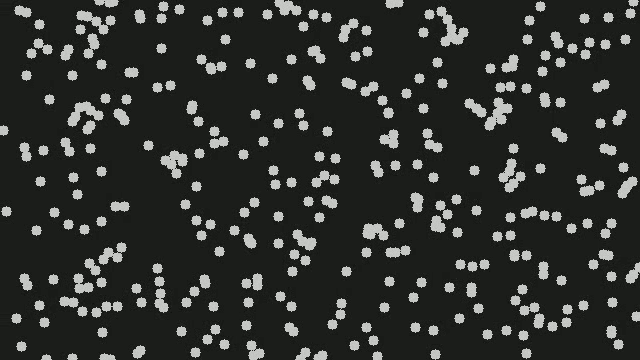
#> input picture frame 6 of test_laminar.mp4, 640 x 360 px, given in place of out.png, which was not available
$ python flow.py out.png
#> lines starting #> are read from the running program, lines starting #| are printed output that depends on the picture; after the words box and inside, x2 and y2 are one past the last pixel; in counts of white or black regions, pixels touching at a corner belong together; pictures that were not available may be replaced by others from this repository, and a replacement may not be noted
"""Crowd-motion physics from dense optical flow. Owner: Tanvi.

This is our own detector — no API call, no model download, runs locally on
every chunk for free.

Grounded in Helbing, Johansson & Zein Al-Abideen, "The Dynamics of Crowd
Disasters: An Empirical Study", Phys. Rev. E 75, 046109 (2007). Their video
analysis of the 2006 Jamarat Bridge disaster found crowds pass through three
phases before a crush:

    LAMINAR      everyone moving smoothly in roughly one direction
    STOP_AND_GO  movement pulses through the crowd in waves
    TURBULENT    chaotic multi-directional displacement — the precursor to
                 lethal compression

Deaths began roughly 10 minutes after turbulence onset. Density alone does
not predict a crush; a dense but calm crowd is safe. What we measure here is
the *character* of the motion, not how many people are present.

We never detect, identify or track individuals — this operates on the raw
motion field of the whole frame, which is also why it costs nothing and
carries no privacy burden.
"""

import time

import cv2
import numpy as np

# --- Tunables -------------------------------------------------------------
# IMPORTANT: these are STARTING VALUES, not calibrated ones. They were sanity-
# checked against synthetic motion, not real crowd footage. Tune them against
# your own labelled clips before trusting any of them, and say they're
# untuned if asked.

TARGET_WIDTH = 480       # downscale before flow; Farneback is O(pixels)
FRAME_STRIDE = 2         # compare every Nth frame — bigger stride, more motion
MIN_MOTION_MAG = 0.35    # px/frame below this is sensor noise, not movement

MOVING_MIN_MAG = 0.60    # below this mean magnitude the scene is ~static
MIN_OCCUPANCY = 0.15     # below this the scene isn't a moving crowd (see note)
COHERENCE_LAMINAR = 0.55 # resultant length above this = one dominant direction
COHERENCE_TURBULENT = 0.30  # below this = directions scattered -> turbulent
PULSE_CV_THRESHOLD = 0.45   # temporal speed variation that reads as stop-and-go

# Why MIN_OCCUPANCY exists — this is a real false-positive mode we hit in
# testing, worth knowing about. On a near-empty scene the only "motion" is
# sensor noise, and noise points in random directions, so coherence collapses
# and the scene looks textbook turbulent. A quiet camera would then alert
# continuously. Turbulence is a BULK phenomenon: it needs a substantial part
# of the frame actually in motion, not a scattering of noisy pixels. So we
# require both disorder and occupancy before calling turbulence.

# Farneback parameters — defaults from the OpenCV docs, adequate for crowds.
FARNEBACK = dict(
    pyr_scale=0.5, levels=3, winsize=15,
    iterations=3, poly_n=5, poly_sigma=1.2, flags=0,
)

PHASES = ("STATIC", "LAMINAR", "STOP_AND_GO", "TURBULENT")


def _iter_gray_frames(clip_path, target_width=TARGET_WIDTH, stride=FRAME_STRIDE):
    """Yield downscaled grayscale frames, every `stride`-th frame."""
    cap = cv2.VideoCapture(str(clip_path))
    if not cap.isOpened():
        raise ValueError(f"Could not open video: {clip_path}")

    idx = 0
    try:
        while True:
            ok, frame = cap.read()
            if not ok:
                break
            if idx % stride == 0:
                h, w = frame.shape[:2]
                if w > target_width:
                    scale = target_width / w
                    frame = cv2.resize(frame, (target_width, int(h * scale)))
                yield cv2.cvtColor(frame, cv2.COLOR_BGR2GRAY)
            idx += 1
    finally:
        cap.release()


def _pair_metrics(prev_gray, next_gray, compensate_camera_motion):
    """Metrics for one consecutive frame pair."""
    flow = cv2.calcOpticalFlowFarneback(prev_gray, next_gray, None, **FARNEBACK)

    if compensate_camera_motion:
        # A handheld phone pans and shakes, which shows up as the whole frame
        # drifting one way — indistinguishable from a crowd all walking one
        # way. Subtracting the median vector removes that global component.
        #
        # TRADE-OFF, and it matters: this also removes genuine uniform crowd
        # movement, so real laminar flow will read as weaker/noisier. Set this
        # False whenever the camera is actually mounted or on a tripod.
        flow = flow - np.median(flow.reshape(-1, 2), axis=0)

    dx, dy = flow[..., 0], flow[..., 1]
    magnitude = np.sqrt(dx * dx + dy * dy)

    moving = magnitude > MIN_MOTION_MAG
    occupancy = float(moving.mean())  # fraction of frame in motion

    if occupancy < 0.01:
        return {
            "mean_magnitude": float(magnitude.mean()),
            "coherence": 1.0,      # nothing moving -> no disorder to report
            "speed_dispersion": 0.0,
            "occupancy": occupancy,
        }

    mag_moving = magnitude[moving]

    # Directional coherence via the resultant-vector ratio:
    #     R = |sum(v)| / sum(|v|)      in [0, 1]
    # R near 1 -> every vector points the same way (laminar).
    # R near 0 -> directions cancel out (turbulent).
    # Using raw vectors rather than unit vectors weights fast movement more,
    # which is what we want: a few drifting pixels shouldn't outvote a surge.
    resultant = np.array([dx[moving].sum(), dy[moving].sum()])
    total_speed = float(mag_moving.sum())
    coherence = float(np.linalg.norm(resultant) / total_speed) if total_speed > 0 else 1.0

    # Spatial spread of speed. In turbulence some regions are pinned while
    # others are shoved — that shows up here as a high coefficient of variation.
    speed_dispersion = float(mag_moving.std() / (mag_moving.mean() + 1e-6))

    return {
        "mean_magnitude": float(mag_moving.mean()),
        "coherence": coherence,
        "speed_dispersion": speed_dispersion,
        "occupancy": occupancy,
    }


# [17 lines left out: function _classify, not called in this run]


def analyze_flow(clip_path, compensate_camera_motion=True):
    """Analyse one video chunk's motion field.

    Returns a dict of metrics plus a phase label. No network calls.
    """
#> called with clip_path = 'out.png', compensate_camera_motion = True
    frames = _iter_gray_frames(clip_path)
    prev = next(frames, None)
    if prev is None:
        raise ValueError(f"No frames decoded from {clip_path}")

    per_pair = []
    for frame in frames:
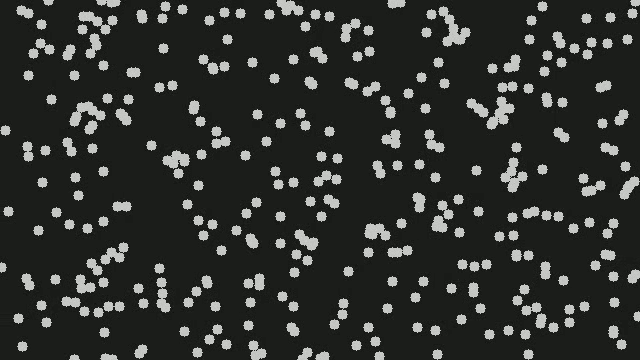
#> input picture frame 7 of test_laminar.mp4, 640 x 360 px, given in place of out.png, which was not available
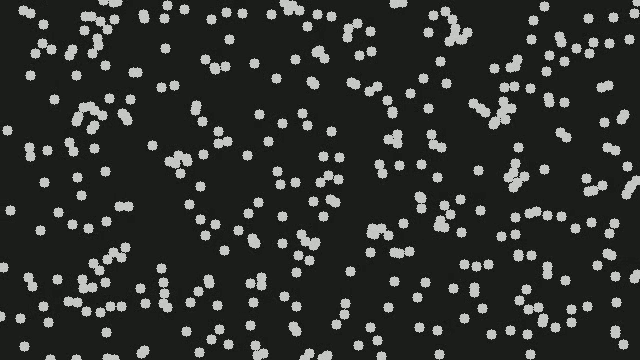
#> input picture frame 8 of test_laminar.mp4, 640 x 360 px, given in place of out.png, which was not available
        per_pair.append(_pair_metrics(prev, frame, compensate_camera_motion))
        prev = frame
#> this loop made 14 passes
#> pass 1, in _pair_metrics, `moving = magnitude > MIN_MOTION_MAG`:
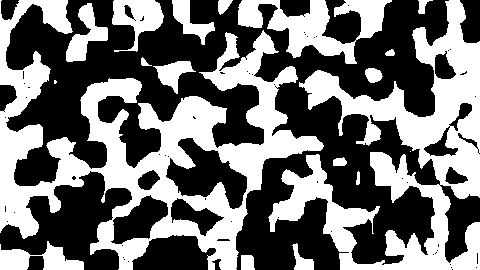
#> moving: shape (270, 480) bool; 44.2% white; 19 white regions (2 under 20 px), largest, box (x1, y1, x2, y2) and area: (0, 0, 324, 270) 27022, (268, 0, 480, 270) 19751, (238, 0, 392, 64) 4276
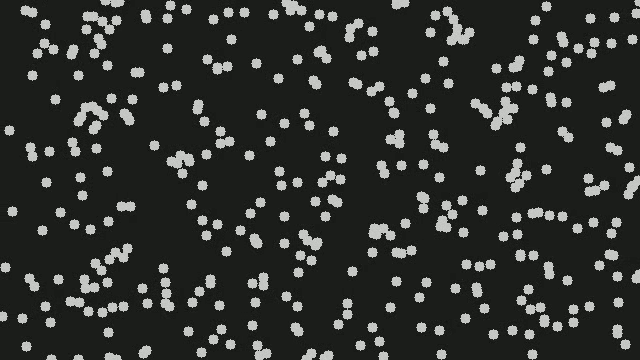
#> input picture frame 9 of test_laminar.mp4, 640 x 360 px, given in place of out.png, which was not available
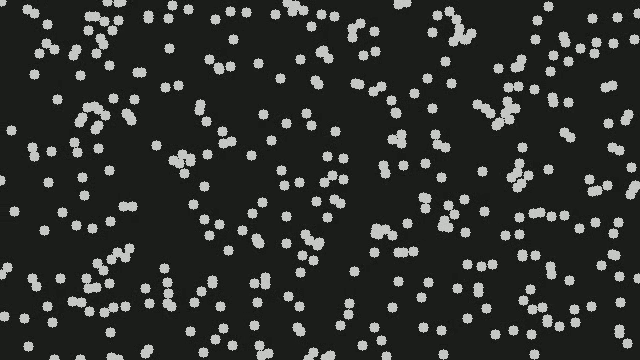
#> input picture frame 10 of test_laminar.mp4, 640 x 360 px, given in place of out.png, which was not available
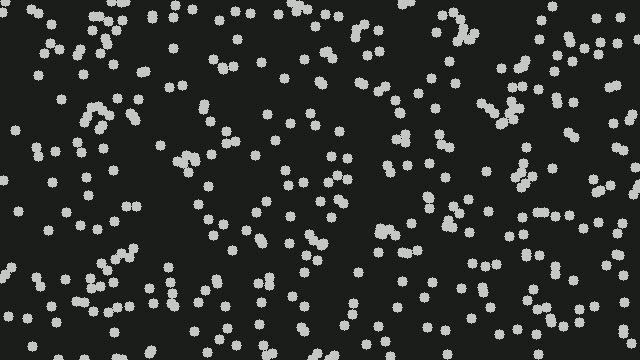
#> input picture frame 12 of test_laminar.mp4, 640 x 360 px, given in place of out.png, which was not available
#> after the loop:
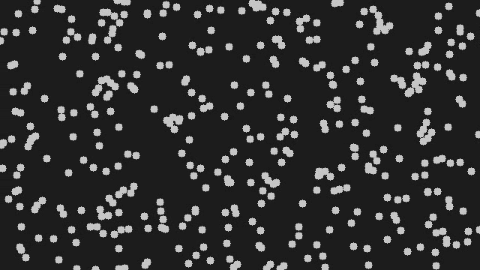
#> prev: shape (270, 480); min 19, max 206, mean 49.6
#> after the loop, per_pair = 14 items

    if not per_pair:
        raise ValueError(f"Need at least 2 frames to compute flow: {clip_path}")

    magnitudes = np.array([m["mean_magnitude"] for m in per_pair])
    coherences = np.array([m["coherence"] for m in per_pair])
    dispersions = np.array([m["speed_dispersion"] for m in per_pair])
    occupancies = np.array([m["occupancy"] for m in per_pair])

    # Stop-and-go waves are an oscillation in speed over time, so we look at
    # how much the mean speed swings across the chunk, not its average value.
    pulse_cv = float(magnitudes.std() / (magnitudes.mean() + 1e-6))

    mean_mag = float(magnitudes.mean())
    coherence = float(coherences.mean())
    dispersion = float(dispersions.mean())
    occupancy = float(occupancies.mean())

    # Helbing's warning metric is "crowd pressure" = local density x velocity
    # variance. We have no true density (that would need person detection,
    # which we deliberately don't do), so motion occupancy stands in for it.
    # This is a PROXY and an uncalibrated one — it is not persons/m^2, and it
    # should be described that way. It is useful as a relative trend on a
    # fixed camera, not as an absolute number.
    pressure_proxy = occupancy * dispersion * mean_mag

    phase = _classify(mean_mag, coherence, dispersion, pulse_cv, occupancy)

    return {
        "phase": phase,
        "mean_magnitude": mean_mag,
        "coherence": coherence,
        "speed_dispersion": dispersion,
        "occupancy": occupancy,
        "pulse_cv": pulse_cv,
        "pressure_proxy": pressure_proxy,
        "frame_pairs": len(per_pair),
        "timestamp": time.time(),
    }


def should_escalate(metrics):

    return metrics["phase"] in ("TURBULENT", "STOP_AND_GO")


# [23 lines left out: function flow_events, not called in this run]


if __name__ == "__main__":
    import sys

    if len(sys.argv) < 2:
        print("Usage: python -m reel_it_in.vision.flow <clip_path> [--mounted]")
        raise SystemExit(1)

    compensate = "--mounted" not in sys.argv
    result = analyze_flow(sys.argv[1], compensate_camera_motion=compensate)

    print(f"\n  phase             {result['phase']}")
    print(f"  coherence         {result['coherence']:.3f}   (1 = one direction, 0 = chaotic)")
    print(f"  mean magnitude    {result['mean_magnitude']:.3f} px/frame")
    print(f"  speed dispersion  {result['speed_dispersion']:.3f}")
    print(f"  occupancy         {result['occupancy']:.3f}   (fraction of frame moving)")
    print(f"  pulse (temporal)  {result['pulse_cv']:.3f}   (stop-and-go signature)")
    print(f"  pressure proxy    {result['pressure_proxy']:.3f}   (uncalibrated)")
    print(f"  frame pairs       {result['frame_pairs']}")
    print(f"\n  escalate to Reka? {should_escalate(result)}\n")

$ run again, starting later in the video
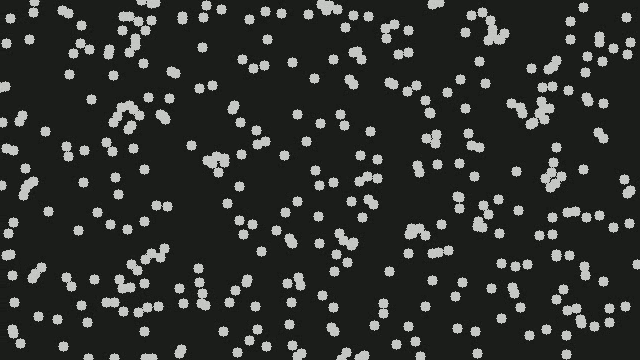
#> input picture frame 27 of test_laminar.mp4, 640 x 360 px, given in place of out.png, which was not available
#> the loop in analyze_flow, `for frame in frames:` made 14 passes
#> (occupancy in _pair_metrics, resultant in _pair_metrics, total_speed in _pair_metrics, coherence in _pair_metrics, speed_dispersion in _pair_metrics) on passes 1 to 8: (0.439, [-43825.2, 3399.3], 77720.9, 0.566, 0.854), (0.435, [-51754.4, 1988.2], 74770, 0.693, 0.788), (0.392, [-46578.9, 1809.7], 71279, 0.654, 0.762), (0.403, [-43452.8, -2202.1], 76521.7, 0.569, 0.858), (0.41, [-51962.1, 1211.8], 72751.2, 0.714, 0.774), (0.43, [-45104.8, 1439.7], 73846.6, 0.611, 0.787), (0.445, [-50232, -1061.3], 75678, 0.664, 0.792), (0.384, [-48583.1, 1682.1], 73082.1, 0.665, 0.791)
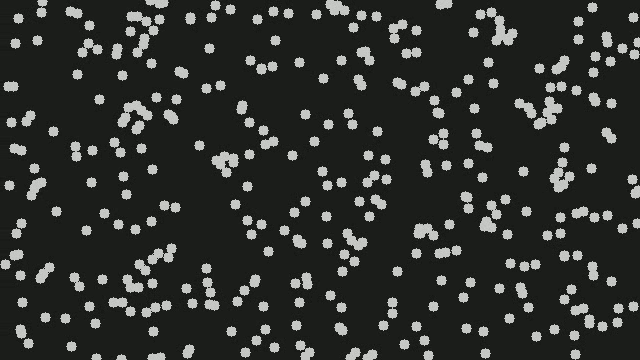
#> input picture frame 31 of test_laminar.mp4, 640 x 360 px, given in place of out.png, which was not available
#> after the loop in analyze_flow, `for frame in frames:`:
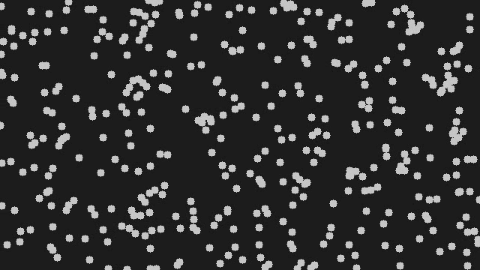
#> prev: shape (270, 480); min 18, max 204, mean 49.6
#> after the loop in analyze_flow, `for frame in frames:`: per_pair = 14 items

$ run again, starting later in the video
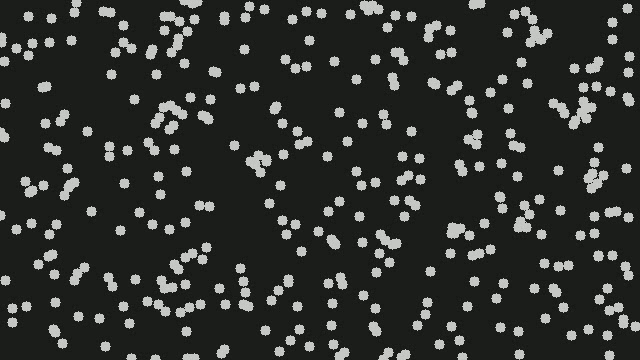
#> input picture frame 48 of test_laminar.mp4, 640 x 360 px, given in place of out.png, which was not available
#> the loop in analyze_flow, `for frame in frames:` made 5 passes
#> (occupancy in _pair_metrics, resultant in _pair_metrics, total_speed in _pair_metrics, coherence in _pair_metrics, speed_dispersion in _pair_metrics) on passes 1 to 5: (0.365, [-49745.4, 1286.8], 67748.5, 0.735, 0.759), (0.383, [-49288, -2668.8], 69530.1, 0.71, 0.766), (0.392, [-46111.8, 1981], 70882, 0.651, 0.785), (0.4, [-48083.7, 72.33], 71587, 0.672, 0.775), (0.425, [-48990.6, 613.9], 72556.6, 0.675, 0.785)
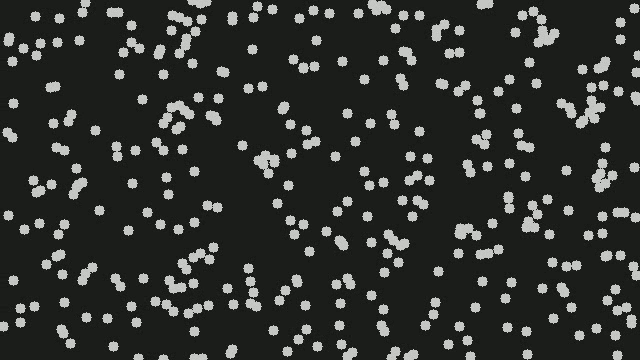
#> input picture frame 52 of test_laminar.mp4, 640 x 360 px, given in place of out.png, which was not available
#> after the loop in analyze_flow, `for frame in frames:`:
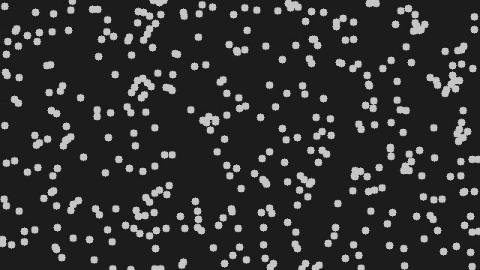
#> prev: shape (270, 480); min 19, max 205, mean 49.8
#> after the loop in analyze_flow, `for frame in frames:`: per_pair = 5 items
#> magnitudes = [1.43, 1.4, 1.4, 1.38, 1.32]
#> coherences = [0.735, 0.71, 0.651, 0.672, 0.675]
#> dispersions = [0.759, 0.766, 0.785, 0.775, 0.785]
#> occupancies = [0.365, 0.383, 0.392, 0.4, 0.425]
#> pulse_cv = 0.0273
#> mean_mag = 1.39
#> in analyze_flow, `coherence = float(coherences.mean())`: coherence = 0.689
#> dispersion = 0.774
#> in analyze_flow, `occupancy = float(occupancies.mean())`: occupancy = 0.393
#> pressure_proxy = 0.421
#> phase = 'LAMINAR'
#> result = 9 items
#|   phase             LAMINAR
#|   coherence         0.689   (1 = one direction, 0 = chaotic)
#|   mean magnitude    1.385 px/frame
#|   speed dispersion  0.774
#|   occupancy         0.393   (fraction of frame moving)
#|   pulse (temporal)  0.027   (stop-and-go signature)
#|   pressure proxy    0.421   (uncalibrated)
#|   frame pairs       5
#|   escalate to Reka? False
